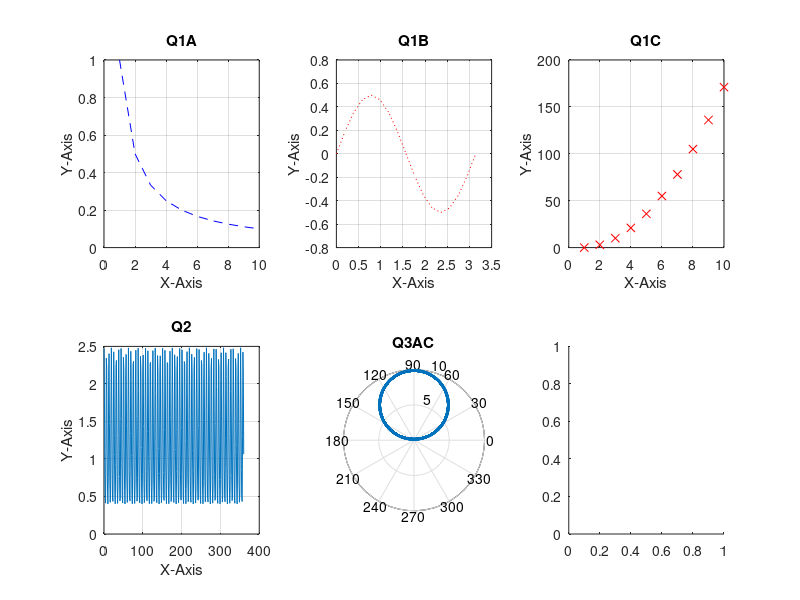

Write the MATLAB code that produced this figure. (Note: this script raises an error after producing the figure.)
clear,clc
% Question 1 A
x = [1:1:10];
y = (1./x);

subplot(2,3,1), plot(x,y,'--b'),
title('Q1A'), xlabel('X-Axis'), ylabel('Y-Axis'),grid,

% Question 1 B

x = [0:pi/16:pi];
y = (sin(x)).*(cos(x));


subplot(2,3,2), plot(x,y,':r');
title('Q1B'), xlabel('X-Axis'), ylabel('Y-Axis'),grid,

% Question 1 C

x = [1:1:10];
y = (2.*(x.^2)-3.*x+1);

subplot(2,3,3), plot(x,y,'rx')
title('Q1C'),  xlabel('X-Axis'), ylabel('Y-Axis'), grid;

%Question 2 
a = 1; 
b = 1.5;
c = 0.3;
theta=[0:1:360];
x = [0:1:360];
y = a.*cos(theta)+sqrt(b.^2-(a.*sin(theta)-c).^2);

subplot(2,3,4), plot(x,y);
title('Q2'), xlabel('X-Axis'), ylabel('Y-Axis'), grid;

%Question 3 A C 

x = [1:1/pi:360];
y = 10*sin(x);

subplot(2,3,5), polar(x,y)
title('Q3AC'), grid

%Question 3 B C

x=randn(1,100000);
subplot(2,3,6), histogram(x,100);
title('Q3BC'), grid




